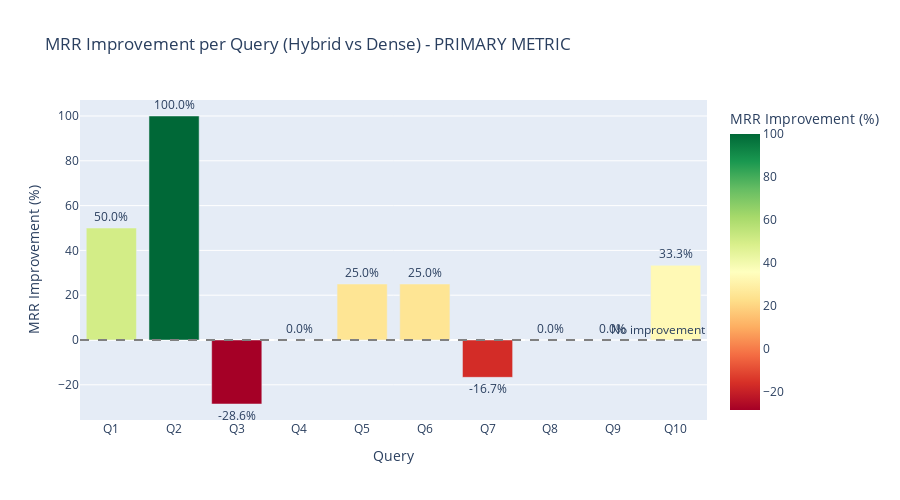

The notebook cell this image was saved under:
### Markdown cell above
## 8. MRR Improvement Visualization (Primary Metric)

### Code cell
fig = px.bar(
    df_per_query,
    x="Query",
    y="MRR Improvement %",
    title="MRR Improvement per Query (Hybrid vs Dense) - PRIMARY METRIC",
    labels={"MRR Improvement %": "MRR Improvement (%)"},
    text="MRR Improvement %",
    color="MRR Improvement %",
    color_continuous_scale="RdYlGn",
    hover_data=["Query Text", "Dense MRR", "Hybrid MRR"]
)
fig.update_traces(texttemplate='%{text:.1f}%', textposition='outside')
fig.update_layout(height=500)
fig.add_hline(y=0, line_dash="dash", line_color="gray", annotation_text="No improvement")
fig.show()

### Figure 1 — Plotly figure (JSON) as saved in the notebook; plotly's stock layout.template omitted (floating-point values rounded to 4 significant figures)
{"data": [{"customdata": [["Các giải pháp đổi mới quản lý nhà nước về phát tri...", 0.3333, 0.5], ["Tỉnh Điện Biên có chính sách gì để thu hút nguồn n...", 0.5, 1.0], ["Ngân sách nhà nước được phân bổ như thế nào cho ph...", 0.2, 0.1429], ["Cơ cấu lao động theo ngành kinh tế của tỉnh Điện B...", 0.1667, 0.1667], ["Mục tiêu đào tạo nghề và tạo việc làm hàng năm của...", 0.2, 0.25], ["Quyết định 537/QĐ-UBND phê duyệt Đề án phát triển ...", 0.2, 0.25], ["Trách nhiệm của Sở Giáo dục và Đào tạo trong phát ...", 0.2, 0.1667], ["Mức thù lao đối với người đã nghỉ hưu giữ chức dan...", 1.0, 1.0], ["Chế độ hỗ trợ dân quân làm nhiệm vụ xa nơi cư trú ...", 1.0, 1.0], ["Tỷ lệ lao động qua đào tạo của Điện Biên dự kiến đ...", 0.25, 0.3333]], "hovertemplate": "Query=%{x}<br>MRR Improvement (%)=%{marker.color}<br>Query Text=%{customdata[0]}<br>Dense MRR=%{customdata[1]}<br>Hybrid MRR=%{customdata[2]}<extra></extra>", "legendgroup": "", "marker": {"color": [50.0, 100.0, -28.57, 0.0, 25.0, 25.0, -16.67, 0.0, 0.0, 33.33], "coloraxis": "coloraxis", "pattern": {"shape": ""}}, "name": "", "orientation": "v", "showlegend": false, "text": [50.0, 100.0, -28.57, 0.0, 25.0, 25.0, -16.67, 0.0, 0.0, 33.33], "textposition": "outside", "texttemplate": "%{text:.1f}%", "type": "bar", "x": ["Q1", "Q2", "Q3", "Q4", "Q5", "Q6", "Q7", "Q8", "Q9", "Q10"], "xaxis": "x", "y": [50.0, 100.0, -28.57, 0.0, 25.0, 25.0, -16.67, 0.0, 0.0, 33.33], "yaxis": "y"}], "layout": {"annotations": [{"showarrow": false, "text": "No improvement", "x": 1, "xanchor": "right", "xref": "x domain", "y": 0, "yanchor": "bottom", "yref": "y"}], "barmode": "relative", "coloraxis": {"colorbar": {"title": {"text": "MRR Improvement (%)"}}, "colorscale": [[0.0, "rgb(165,0,38)"], [0.1, "rgb(215,48,39)"], [0.2, "rgb(244,109,67)"], [0.3, "rgb(253,174,97)"], [0.4, "rgb(254,224,139)"], [0.5, "rgb(255,255,191)"], [0.6, "rgb(217,239,139)"], [0.7, "rgb(166,217,106)"], [0.8, "rgb(102,189,99)"], [0.9, "rgb(26,152,80)"], [1.0, "rgb(0,104,55)"]]}, "height": 500, "legend": {"tracegroupgap": 0}, "shapes": [{"line": {"color": "gray", "dash": "dash"}, "type": "line", "x0": 0, "x1": 1, "xref": "x domain", "y0": 0, "y1": 0, "yref": "y"}], "title": {"text": "MRR Improvement per Query (Hybrid vs Dense) - PRIMARY METRIC"}, "xaxis": {"anchor": "y", "domain": [0.0, 1.0], "title": {"text": "Query"}}, "yaxis": {"anchor": "x", "domain": [0.0, 1.0], "title": {"text": "MRR Improvement (%)"}}}}
